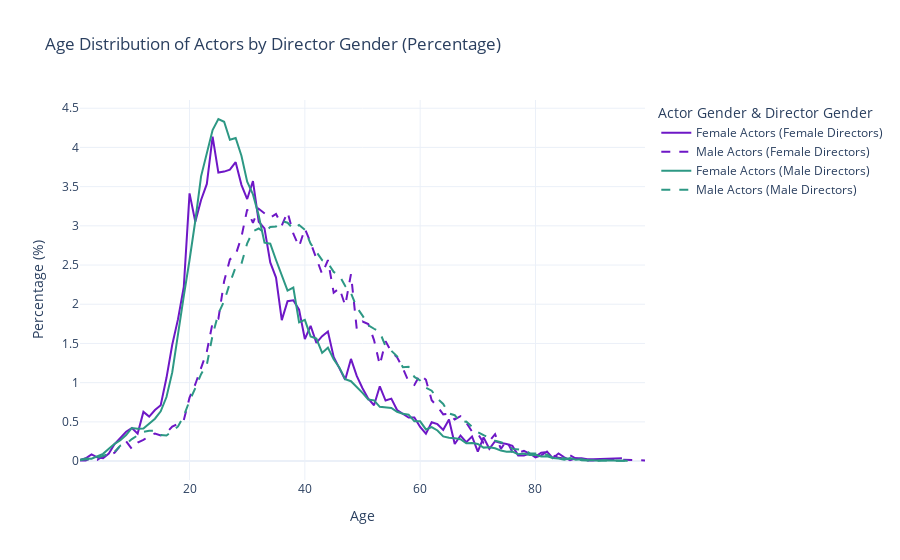

Notebook code cell kept with this figure:
### Code cell
# plot each age distribution
fig = go.Figure()
age_actors_by_dir(fig, female_female_percentage, "Female Actors (Female Directors)", COLOR_FEMALE, 'solid')
age_actors_by_dir(fig, female_male_percentage, "Male Actors (Female Directors)", COLOR_FEMALE, 'dash')
age_actors_by_dir(fig, male_female_percentage, "Female Actors (Male Directors)", COLOR_MALE, 'solid')
age_actors_by_dir(fig, male_male_percentage, "Male Actors (Male Directors)", COLOR_MALE, 'dash')
age_actors_layout(fig)
